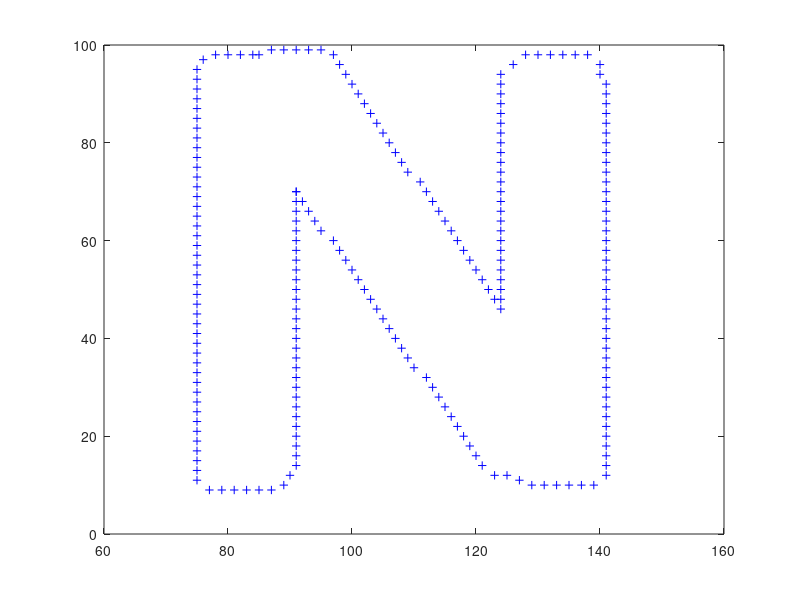

Write MATLAB code to recreate this figure.
% show the character's contours
%file = load('-text','test.txt');
%file
%contours = load(file);
%contours=load('contours/targent_n_contour.dat');
contours=load('contours/standard/N_contours.dat');
%load('contours1.dat');
%load('contours2.dat');
plot(contours(:,1),contours(:,2),'b+')

height = 110;

%figure(1)
%plot(contours1(:,1),contours1(:,2),'b+')
%figure(2)
%plot(contours2(:,1),contours2(:,2),'r+')
%save -ascii octave_a.mat contours % MATLAB 6 compatible